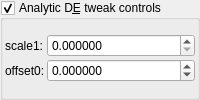
    <widget class="MyGroupBox" name="groupCheck_analyticDE_enabled_false">
     <property name="title">
      <string>Analytic D&amp;E tweak controls</string>
     </property>
     <property name="checkable">
      <bool>true</bool>
     </property>
     <layout class="QVBoxLayout" name="verticalLayout_14" stretch="0">
      <property name="spacing">
       <number>2</number>
      </property>
      <property name="leftMargin">
       <number>2</number>
      </property>
      <property name="topMargin">
       <number>2</number>
      </property>
      <property name="rightMargin">
       <number>2</number>
      </property>
      <property name="bottomMargin">
       <number>2</number>
      </property>
      <item>
       <layout class="QGridLayout" name="gridLayout_27" columnstretch="0,0,1">
        <property name="spacing">
         <number>2</number>
        </property>
        <item row="1" column="2">
         <widget class="MyDoubleSpinBox" name="spinbox_analyticDE_offset_0">
          <property name="sizePolicy">
           <sizepolicy hsizetype="Minimum" vsizetype="Maximum">
            <horstretch>0</horstretch>
            <verstretch>0</verstretch>
           </sizepolicy>
          </property>
          <property name="prefix">
           <string/>
          </property>
          <property name="suffix">
           <string/>
          </property>
          <property name="decimals">
           <number>6</number>
          </property>
          <property name="minimum">
           <double>-99.989999999999995</double>
          </property>
          <property name="maximum">
           <double>99.989999999999995</double>
          </property>
          <property name="singleStep">
           <double>0.100000000000000</double>
          </property>
         </widget>
        </item>
        <item row="0" column="2">
         <widget class="MyDoubleSpinBox" name="spinbox_analyticDE_scale_1">
          <property name="sizePolicy">
           <sizepolicy hsizetype="Minimum" vsizetype="Maximum">
            <horstretch>0</horstretch>
            <verstretch>0</verstretch>
           </sizepolicy>
          </property>
          <property name="prefix">
           <string/>
          </property>
          <property name="suffix">
           <string/>
          </property>
          <property name="decimals">
           <number>6</number>
          </property>
          <property name="minimum">
           <double>0.000000000000000</double>
          </property>
          <property name="maximum">
           <double>99.989999999999995</double>
          </property>
          <property name="singleStep">
           <double>0.100000000000000</double>
          </property>
         </widget>
        </item>
        <item row="0" column="0" colspan="2">
         <widget class="QLabel" name="label_182">
          <property name="text">
           <string>scale1:</string>
          </property>
         </widget>
        </item>
        <item row="1" column="0" colspan="2">
         <widget class="QLabel" name="label_177">
          <property name="text">
           <string>offset0:</string>
          </property>
         </widget>
        </item>
       </layout>
      </item>
     </layout>
    </widget>
